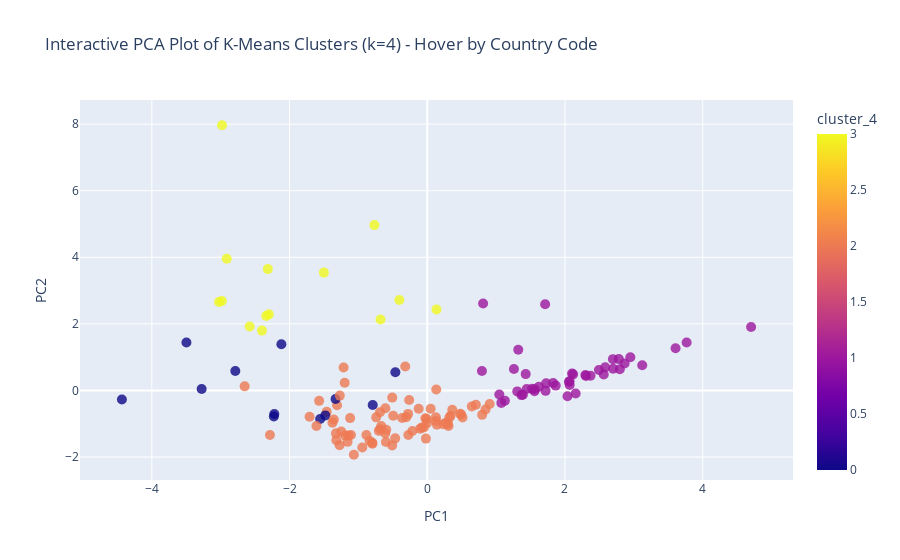
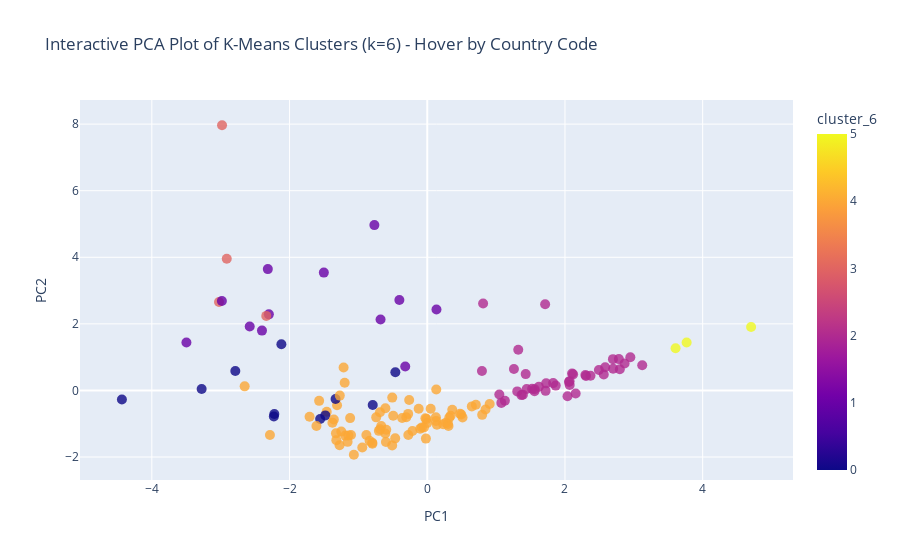

Notebook code for these charts, in order:
### Code cell
#Recreate country code map
try:
    country_code_map = data_clean[['Country Name', 'Country Code']].drop_duplicates().set_index('Country Name')
except KeyError:
    print("Warning: 'Country Code' column not found.")
    country_code_map = pd.DataFrame(index=data_clean['Country Name'].unique())
    country_code_map['Country Code'] = country_code_map.index

#Drop any stale cluster columns that might be present
stale_cols = ['cluster_6', 'cluster_4', 'cluster_6', 'Country Code', 'Country Name']
for col in stale_cols:
    if col in pca_df.columns:
        pca_df = pca_df.drop(columns=[col])

#Copy clusters
pca_df['cluster_4'] = countries_scaled_filtered_df['cluster_4']
pca_df['cluster_6'] = countries_scaled_filtered_df['cluster_6']

#Join the code/name map
if 'Country Code' not in pca_df.columns:
    pca_df = pca_df.join(country_code_map)
if 'Country Name' not in pca_df.columns:
    pca_df['Country Name'] = pca_df.index

#Create the interactive k=4 plot
fig = px.scatter(
    pca_df, 
    x='PC1', 
    y='PC2', 
    color='cluster_4',
    hover_name='Country Code',
    hover_data={               
        'Country Name': True, 
        'cluster_4': True,
        'PC1': ':.2f',
        'PC2': ':.2f'
    },
    title='Interactive PCA Plot of K-Means Clusters (k=4) - Hover by Country Code'
)
fig.update_traces(marker=dict(size=10, opacity=0.8))
fig.show()

# Interactive plots for k=6
fig8 = px.scatter(
    pca_df, 
    x='PC1', 
    y='PC2', 
    color='cluster_6',
    hover_name='Country Code', 
    hover_data={
        'Country Name': True,
        'cluster_6': True, 
        'PC1': ':.2f',
        'PC2': ':.2f'
    },
    title='Interactive PCA Plot of K-Means Clusters (k=6) - Hover by Country Code'
)
fig8.update_traces(marker=dict(size=10, opacity=0.8))
fig8.show()

### Figure 1 — Plotly figure (JSON) as saved in the notebook; plotly's stock layout.template omitted (floating-point values rounded to 4 significant figures; data arrays with more than 128 entries replaced by an {"elided": "..."} marker saying what was removed)
{"data": [{"customdata": {"elided": "145x2 mixed values"}, "hovertemplate": "<b>%{hovertext}</b><br><br>PC1=%{x:.2f}<br>PC2=%{y:.2f}<br>Country Name=%{customdata[0]}<br>cluster_4=%{marker.color}<extra></extra>", "hovertext": {"elided": "145 str values"}, "legendgroup": "", "marker": {"color": {"elided": "145 int values"}, "coloraxis": "coloraxis", "opacity": 0.8, "size": 10, "symbol": "circle"}, "mode": "markers", "name": "", "orientation": "v", "showlegend": false, "type": "scatter", "x": {"elided": "145 float values"}, "xaxis": "x", "y": {"elided": "145 float values"}, "yaxis": "y"}], "layout": {"coloraxis": {"colorbar": {"title": {"text": "cluster_4"}}, "colorscale": [[0, "#0d0887"], [0.1111, "#46039f"], [0.2222, "#7201a8"], [0.3333, "#9c179e"], [0.4444, "#bd3786"], [0.5556, "#d8576b"], [0.6667, "#ed7953"], [0.7778, "#fb9f3a"], [0.8889, "#fdca26"], [1, "#f0f921"]]}, "legend": {"tracegroupgap": 0}, "title": {"text": "Interactive PCA Plot of K-Means Clusters (k=4) - Hover by Country Code"}, "xaxis": {"anchor": "y", "domain": [0, 1], "title": {"text": "PC1"}}, "yaxis": {"anchor": "x", "domain": [0, 1], "title": {"text": "PC2"}}}}

### Figure 2 — Plotly figure (JSON) as saved in the notebook; plotly's stock layout.template omitted (floating-point values rounded to 4 significant figures; data arrays with more than 128 entries replaced by an {"elided": "..."} marker saying what was removed)
{"data": [{"customdata": {"elided": "145x2 mixed values"}, "hovertemplate": "<b>%{hovertext}</b><br><br>PC1=%{x:.2f}<br>PC2=%{y:.2f}<br>Country Name=%{customdata[0]}<br>cluster_6=%{marker.color}<extra></extra>", "hovertext": {"elided": "145 str values"}, "legendgroup": "", "marker": {"color": {"elided": "145 int values"}, "coloraxis": "coloraxis", "opacity": 0.8, "size": 10, "symbol": "circle"}, "mode": "markers", "name": "", "orientation": "v", "showlegend": false, "type": "scatter", "x": {"elided": "145 float values"}, "xaxis": "x", "y": {"elided": "145 float values"}, "yaxis": "y"}], "layout": {"coloraxis": {"colorbar": {"title": {"text": "cluster_6"}}, "colorscale": [[0, "#0d0887"], [0.1111, "#46039f"], [0.2222, "#7201a8"], [0.3333, "#9c179e"], [0.4444, "#bd3786"], [0.5556, "#d8576b"], [0.6667, "#ed7953"], [0.7778, "#fb9f3a"], [0.8889, "#fdca26"], [1, "#f0f921"]]}, "legend": {"tracegroupgap": 0}, "title": {"text": "Interactive PCA Plot of K-Means Clusters (k=6) - Hover by Country Code"}, "xaxis": {"anchor": "y", "domain": [0, 1], "title": {"text": "PC1"}}, "yaxis": {"anchor": "x", "domain": [0, 1], "title": {"text": "PC2"}}}}
